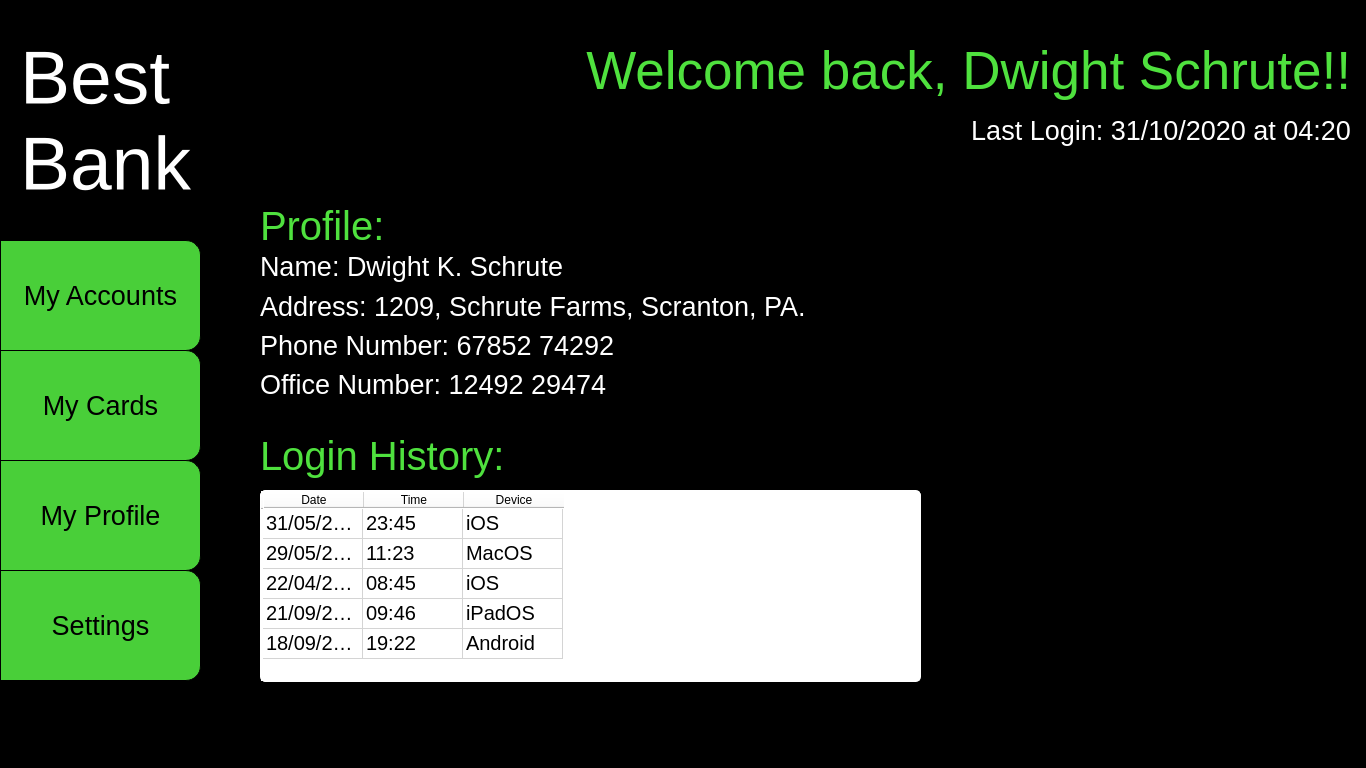
<?xml version="1.0" encoding="UTF-8"?>
<ui version="4.0">
 <class>MainWindow</class>
 <widget class="QMainWindow" name="MainWindow">
  <property name="geometry">
   <rect>
    <x>0</x>
    <y>0</y>
    <width>1366</width>
    <height>768</height>
   </rect>
  </property>
  <property name="minimumSize">
   <size>
    <width>1366</width>
    <height>768</height>
   </size>
  </property>
  <property name="maximumSize">
   <size>
    <width>1366</width>
    <height>768</height>
   </size>
  </property>
  <property name="windowTitle">
   <string>Best Bank</string>
  </property>
  <property name="styleSheet">
   <string notr="true">background-color:black;
font-family: &quot;Yu Gothic UI&quot;;</string>
  </property>
  <widget class="QWidget" name="centralwidget">
   <widget class="QStackedWidget" name="mainmenu">
    <property name="geometry">
     <rect>
      <x>0</x>
      <y>0</y>
      <width>1366</width>
      <height>768</height>
     </rect>
    </property>
    <property name="font">
     <font>
      <family>Yu Gothic UI</family>
     </font>
    </property>
    <property name="styleSheet">
     <string notr="true">QStackedWidget#mainmenu{
background-color: black;
}</string>
    </property>
    <widget class="QWidget" name="mainmenuPage1">
     <widget class="QLabel" name="logo">
      <property name="geometry">
       <rect>
        <x>20</x>
        <y>20</y>
        <width>211</width>
        <height>201</height>
       </rect>
      </property>
      <property name="font">
       <font>
        <family>Yu Gothic UI</family>
        <pointsize>56</pointsize>
        <weight>50</weight>
        <italic>false</italic>
        <bold>false</bold>
       </font>
      </property>
      <property name="styleSheet">
       <string notr="true">color: white;
font: 56pt &quot;Yu Gothic UI&quot;;</string>
      </property>
      <property name="text">
       <string>Best Bank</string>
      </property>
      <property name="wordWrap">
       <bool>true</bool>
      </property>
     </widget>
     <widget class="QPushButton" name="accountsbutton">
      <property name="geometry">
       <rect>
        <x>0</x>
        <y>240</y>
        <width>201</width>
        <height>111</height>
       </rect>
      </property>
      <property name="font">
       <font>
        <family>Yu Gothic UI</family>
        <pointsize>20</pointsize>
        <kerning>true</kerning>
       </font>
      </property>
      <property name="styleSheet">
       <string notr="true">background-color:rgba(73, 207, 57, 255);
border-top-right-radius:15px;
border-bottom-right-radius:15px;
border-color: black;

border: solid;
border-width: 1px;
border-color: black;</string>
      </property>
      <property name="text">
       <string>My Accounts</string>
      </property>
     </widget>
     <widget class="QPushButton" name="cardsbutton">
      <property name="geometry">
       <rect>
        <x>0</x>
        <y>350</y>
        <width>201</width>
        <height>111</height>
       </rect>
      </property>
      <property name="font">
       <font>
        <family>Yu Gothic UI</family>
        <pointsize>20</pointsize>
        <kerning>true</kerning>
       </font>
      </property>
      <property name="styleSheet">
       <string notr="true">background-color:rgba(73, 207, 57, 255);
border-top-right-radius:15px;
border-bottom-right-radius:15px;
border: solid;
border-width: 1px;
border-color: black;</string>
      </property>
      <property name="text">
       <string>My Cards</string>
      </property>
     </widget>
     <widget class="QPushButton" name="profilebutton">
      <property name="geometry">
       <rect>
        <x>0</x>
        <y>460</y>
        <width>201</width>
        <height>111</height>
       </rect>
      </property>
      <property name="font">
       <font>
        <family>Yu Gothic UI</family>
        <pointsize>20</pointsize>
        <kerning>true</kerning>
       </font>
      </property>
      <property name="styleSheet">
       <string notr="true">background-color:rgba(73, 207, 57, 255);
border-top-right-radius:15px;
border-bottom-right-radius:15px;

border: solid;
border-width: 1px;
border-color: black;</string>
      </property>
      <property name="text">
       <string>My Profile</string>
      </property>
     </widget>
     <widget class="QPushButton" name="settingsbutton">
      <property name="geometry">
       <rect>
        <x>0</x>
        <y>570</y>
        <width>201</width>
        <height>111</height>
       </rect>
      </property>
      <property name="font">
       <font>
        <family>Yu Gothic UI</family>
        <pointsize>20</pointsize>
        <kerning>true</kerning>
       </font>
      </property>
      <property name="styleSheet">
       <string notr="true">background-color:rgba(73, 207, 57, 255);
border-top-right-radius:15px;
border-bottom-right-radius:15px;

border: solid;
border-width: 1px;
border-color: black;</string>
      </property>
      <property name="text">
       <string>Settings</string>
      </property>
     </widget>
     <widget class="QLabel" name="welcomtext">
      <property name="geometry">
       <rect>
        <x>560</x>
        <y>30</y>
        <width>791</width>
        <height>81</height>
       </rect>
      </property>
      <property name="font">
       <font>
        <family>Yu Gothic UI</family>
        <pointsize>40</pointsize>
       </font>
      </property>
      <property name="layoutDirection">
       <enum>Qt::RightToLeft</enum>
      </property>
      <property name="styleSheet">
       <string notr="true">color: rgb(79, 225, 62);</string>
      </property>
      <property name="text">
       <string>Welcome back, Dwight Schrute!!</string>
      </property>
      <property name="alignment">
       <set>Qt::AlignRight|Qt::AlignTrailing|Qt::AlignVCenter</set>
      </property>
      <property name="wordWrap">
       <bool>true</bool>
      </property>
     </widget>
     <widget class="QLabel" name="lastlogin">
      <property name="geometry">
       <rect>
        <x>560</x>
        <y>110</y>
        <width>791</width>
        <height>41</height>
       </rect>
      </property>
      <property name="font">
       <font>
        <family>Yu Gothic UI</family>
        <pointsize>20</pointsize>
       </font>
      </property>
      <property name="layoutDirection">
       <enum>Qt::RightToLeft</enum>
      </property>
      <property name="styleSheet">
       <string notr="true">color: white;</string>
      </property>
      <property name="text">
       <string>Last Login: 31/10/2020 at 04:20</string>
      </property>
      <property name="alignment">
       <set>Qt::AlignRight|Qt::AlignTrailing|Qt::AlignVCenter</set>
      </property>
      <property name="wordWrap">
       <bool>true</bool>
      </property>
     </widget>
     <widget class="QTableWidget" name="tableWidget">
      <property name="geometry">
       <rect>
        <x>260</x>
        <y>490</y>
        <width>661</width>
        <height>192</height>
       </rect>
      </property>
      <property name="palette">
       <palette>
        <active>
         <colorrole role="Button">
          <brush brushstyle="SolidPattern">
           <color alpha="255">
            <red>255</red>
            <green>255</green>
            <blue>255</blue>
           </color>
          </brush>
         </colorrole>
         <colorrole role="Base">
          <brush brushstyle="SolidPattern">
           <color alpha="255">
            <red>255</red>
            <green>255</green>
            <blue>255</blue>
           </color>
          </brush>
         </colorrole>
         <colorrole role="Window">
          <brush brushstyle="SolidPattern">
           <color alpha="255">
            <red>255</red>
            <green>255</green>
            <blue>255</blue>
           </color>
          </brush>
         </colorrole>
        </active>
        <inactive>
         <colorrole role="Button">
          <brush brushstyle="SolidPattern">
           <color alpha="255">
            <red>255</red>
            <green>255</green>
            <blue>255</blue>
           </color>
          </brush>
         </colorrole>
         <colorrole role="Base">
          <brush brushstyle="SolidPattern">
           <color alpha="255">
            <red>255</red>
            <green>255</green>
            <blue>255</blue>
           </color>
          </brush>
         </colorrole>
         <colorrole role="Window">
          <brush brushstyle="SolidPattern">
           <color alpha="255">
            <red>255</red>
            <green>255</green>
            <blue>255</blue>
           </color>
          </brush>
         </colorrole>
        </inactive>
        <disabled>
         <colorrole role="Button">
          <brush brushstyle="SolidPattern">
           <color alpha="255">
            <red>255</red>
            <green>255</green>
            <blue>255</blue>
           </color>
          </brush>
         </colorrole>
         <colorrole role="Base">
          <brush brushstyle="SolidPattern">
           <color alpha="255">
            <red>255</red>
            <green>255</green>
            <blue>255</blue>
           </color>
          </brush>
         </colorrole>
         <colorrole role="Window">
          <brush brushstyle="SolidPattern">
           <color alpha="255">
            <red>255</red>
            <green>255</green>
            <blue>255</blue>
           </color>
          </brush>
         </colorrole>
        </disabled>
       </palette>
      </property>
      <property name="font">
       <font>
        <family>Yu Gothic UI</family>
        <pointsize>15</pointsize>
       </font>
      </property>
      <property name="styleSheet">
       <string notr="true">border: solid;
border-width: 1px;
border-color: white;
border-radius: 5px;
background-color:white;</string>
      </property>
      <row>
       <property name="text">
        <string/>
       </property>
      </row>
      <row>
       <property name="text">
        <string/>
       </property>
      </row>
      <row>
       <property name="text">
        <string/>
       </property>
      </row>
      <row>
       <property name="text">
        <string/>
       </property>
      </row>
      <row>
       <property name="text">
        <string/>
       </property>
      </row>
      <column>
       <property name="text">
        <string>Date</string>
       </property>
      </column>
      <column>
       <property name="text">
        <string>Time</string>
       </property>
      </column>
      <column>
       <property name="text">
        <string>Device</string>
       </property>
      </column>
      <item row="0" column="0">
       <property name="text">
        <string>31/05/2020</string>
       </property>
      </item>
      <item row="0" column="1">
       <property name="text">
        <string>23:45</string>
       </property>
      </item>
      <item row="0" column="2">
       <property name="text">
        <string>iOS</string>
       </property>
      </item>
      <item row="1" column="0">
       <property name="text">
        <string>29/05/2019</string>
       </property>
      </item>
      <item row="1" column="1">
       <property name="text">
        <string>11:23</string>
       </property>
      </item>
      <item row="1" column="2">
       <property name="text">
        <string>MacOS</string>
       </property>
      </item>
      <item row="2" column="0">
       <property name="text">
        <string>22/04/2019</string>
       </property>
      </item>
      <item row="2" column="1">
       <property name="text">
        <string>08:45</string>
       </property>
      </item>
      <item row="2" column="2">
       <property name="text">
        <string>iOS</string>
       </property>
      </item>
      <item row="3" column="0">
       <property name="text">
        <string>21/09/2018</string>
       </property>
      </item>
      <item row="3" column="1">
       <property name="text">
        <string>09:46</string>
       </property>
      </item>
      <item row="3" column="2">
       <property name="text">
        <string>iPadOS</string>
       </property>
      </item>
      <item row="4" column="0">
       <property name="text">
        <string>18/09/2018</string>
       </property>
      </item>
      <item row="4" column="1">
       <property name="text">
        <string>19:22</string>
       </property>
      </item>
      <item row="4" column="2">
       <property name="text">
        <string>Android</string>
       </property>
      </item>
     </widget>
     <widget class="QLabel" name="profileheading">
      <property name="geometry">
       <rect>
        <x>260</x>
        <y>210</y>
        <width>791</width>
        <height>31</height>
       </rect>
      </property>
      <property name="font">
       <font>
        <family>Yu Gothic UI</family>
        <pointsize>30</pointsize>
       </font>
      </property>
      <property name="layoutDirection">
       <enum>Qt::RightToLeft</enum>
      </property>
      <property name="styleSheet">
       <string notr="true">color: rgb(79, 225, 62);</string>
      </property>
      <property name="text">
       <string>Profile:</string>
      </property>
      <property name="alignment">
       <set>Qt::AlignLeading|Qt::AlignLeft|Qt::AlignVCenter</set>
      </property>
      <property name="wordWrap">
       <bool>true</bool>
      </property>
     </widget>
     <widget class="QLabel" name="loginlogheading">
      <property name="geometry">
       <rect>
        <x>260</x>
        <y>430</y>
        <width>791</width>
        <height>51</height>
       </rect>
      </property>
      <property name="font">
       <font>
        <family>Yu Gothic UI</family>
        <pointsize>30</pointsize>
       </font>
      </property>
      <property name="layoutDirection">
       <enum>Qt::RightToLeft</enum>
      </property>
      <property name="styleSheet">
       <string notr="true">color: rgb(79, 225, 62);</string>
      </property>
      <property name="text">
       <string>Login History:</string>
      </property>
      <property name="alignment">
       <set>Qt::AlignLeading|Qt::AlignLeft|Qt::AlignVCenter</set>
      </property>
      <property name="wordWrap">
       <bool>true</bool>
      </property>
     </widget>
     <widget class="QWidget" name="">
      <property name="geometry">
       <rect>
        <x>260</x>
        <y>250</y>
        <width>801</width>
        <height>151</height>
       </rect>
      </property>
      <layout class="QVBoxLayout" name="verticalLayout">
       <item>
        <widget class="QLabel" name="name">
         <property name="font">
          <font>
           <family>Yu Gothic UI</family>
           <pointsize>20</pointsize>
          </font>
         </property>
         <property name="layoutDirection">
          <enum>Qt::RightToLeft</enum>
         </property>
         <property name="styleSheet">
          <string notr="true">color: white;</string>
         </property>
         <property name="text">
          <string>Name: Dwight K. Schrute</string>
         </property>
         <property name="alignment">
          <set>Qt::AlignLeading|Qt::AlignLeft|Qt::AlignVCenter</set>
         </property>
         <property name="wordWrap">
          <bool>true</bool>
         </property>
        </widget>
       </item>
       <item>
        <widget class="QLabel" name="address">
         <property name="font">
          <font>
           <family>Yu Gothic UI</family>
           <pointsize>20</pointsize>
          </font>
         </property>
         <property name="layoutDirection">
          <enum>Qt::RightToLeft</enum>
         </property>
         <property name="styleSheet">
          <string notr="true">color: white;</string>
         </property>
         <property name="text">
          <string>Address: 1209, Schrute Farms, Scranton, PA.</string>
         </property>
         <property name="alignment">
          <set>Qt::AlignLeading|Qt::AlignLeft|Qt::AlignVCenter</set>
         </property>
         <property name="wordWrap">
          <bool>true</bool>
         </property>
        </widget>
       </item>
       <item>
        <widget class="QLabel" name="phone">
         <property name="font">
          <font>
           <family>Yu Gothic UI</family>
           <pointsize>20</pointsize>
          </font>
         </property>
         <property name="layoutDirection">
          <enum>Qt::RightToLeft</enum>
         </property>
         <property name="styleSheet">
          <string notr="true">color: white;</string>
         </property>
         <property name="text">
          <string>Phone Number: 67852 74292</string>
         </property>
         <property name="alignment">
          <set>Qt::AlignLeading|Qt::AlignLeft|Qt::AlignVCenter</set>
         </property>
         <property name="wordWrap">
          <bool>true</bool>
         </property>
        </widget>
       </item>
       <item>
        <widget class="QLabel" name="office">
         <property name="font">
          <font>
           <family>Yu Gothic UI</family>
           <pointsize>20</pointsize>
          </font>
         </property>
         <property name="layoutDirection">
          <enum>Qt::RightToLeft</enum>
         </property>
         <property name="styleSheet">
          <string notr="true">color: white;</string>
         </property>
         <property name="text">
          <string>Office Number: 12492 29474</string>
         </property>
         <property name="alignment">
          <set>Qt::AlignLeading|Qt::AlignLeft|Qt::AlignVCenter</set>
         </property>
         <property name="wordWrap">
          <bool>true</bool>
         </property>
        </widget>
       </item>
      </layout>
     </widget>
    </widget>
   </widget>
  </widget>
  <widget class="QMenuBar" name="menubar">
   <property name="geometry">
    <rect>
     <x>0</x>
     <y>0</y>
     <width>1366</width>
     <height>21</height>
    </rect>
   </property>
  </widget>
 </widget>
 <resources/>
 <connections/>
</ui>
